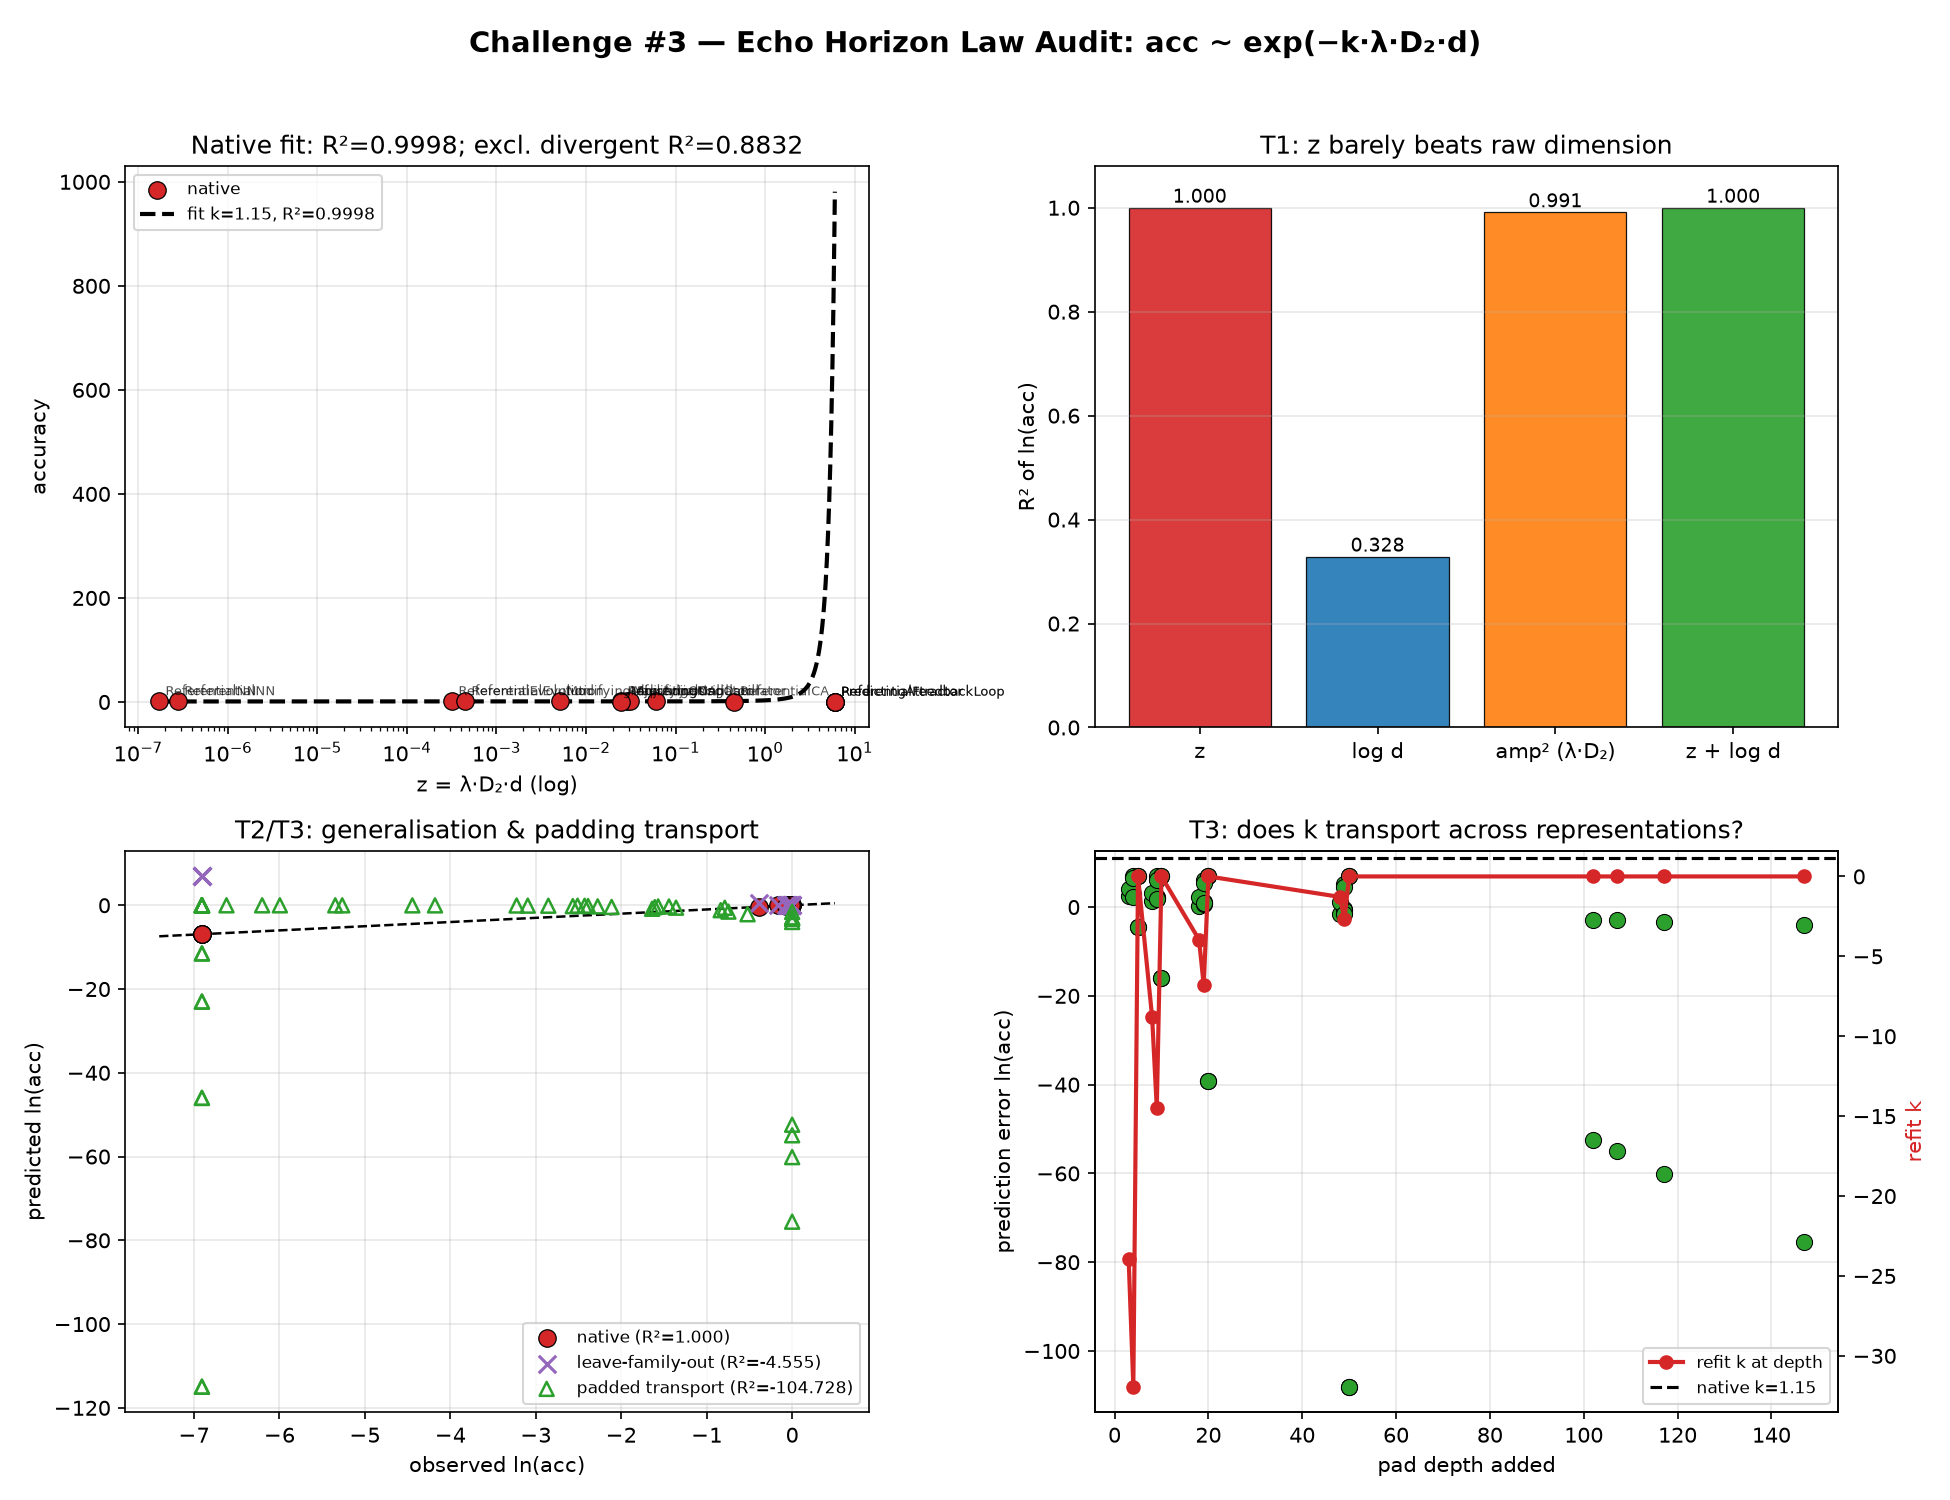

Generate this figure with Python:
#!/usr/bin/env python3
"""
Challenge #3 — Audit of the Echo Horizon law  acc ~ exp(-k * lambda * D2 * d)
against the Challenge-#2 finding that z = lambda*D2*d is representation-dependent
and that lambda*D2 is a single amplitude factor (r=0.995).

Tests:
  T1  Dominance: how much of ln(acc) ~ z variance is explained by z alone vs
      dimension d alone vs amplitude proxy (already z proxies amplitude^2*d)?
      -> partial correlations, and fits: z-model vs log(d)-model vs amplitude^2*d model.
  T2  Leverage: refit excluding the 4 divergent systems (acc clipped ~0, states~1e304)
      and leave-one-family-out CV.
  T3  Padding transport: take padded metrics (z' under noise padding) from
      padding_test_results.json; keep fitted k from native fit; test calibration of
      ln(acc) predicted from z'. Does one k fit all paddings?

Outputs: challenge3_law_audit.png, challenge3_law_audit.json
"""
import json
import numpy as np
import matplotlib
matplotlib.use('Agg')
import matplotlib.pyplot as plt
from scipy.stats import spearmanr, pearsonr

EPS = 1e-3

def load_rows(path='self_referential_metrics.json'):
    raw = json.load(open(path))
    rows = []
    for name, m in raw.items():
        try:
            lam = float(m['lyapunov']); cdim = float(m['correlation_dim'])
            sdim = float(m['state_dim']); acc = float(m['self_prediction_accuracy'])
        except (KeyError, TypeError, ValueError):
            continue
        if all(np.isfinite([lam, cdim, sdim, acc])):
            rows.append(dict(name=name, lam=lam, D2=cdim, d=sdim, acc=acc))
    return rows

def fit(y, X):
    beta, *_ = np.linalg.lstsq(X, y, rcond=None)
    yhat = X @ beta
    ss_res = np.sum((y - yhat) ** 2); ss_tot = np.sum((y - y.mean()) ** 2)
    r2 = 1 - ss_res / ss_tot if ss_tot > 0 else float('nan')
    return beta, yhat, r2

def r2_of(y, yhat):
    ss_res = np.sum((y - yhat) ** 2); ss_tot = np.sum((y - y.mean()) ** 2)
    return 1 - ss_res / ss_tot if ss_tot > 0 else float('nan')

def main():
    rows = load_rows()
    n = len(rows)
    lam = np.array([r['lam'] for r in rows])
    D2 = np.array([r['D2'] for r in rows])
    d = np.array([r['d'] for r in rows])
    acc = np.array([r['acc'] for r in rows])
    y = np.log(np.clip(acc, EPS, 1.0))
    z = lam * D2 * d
    amp2d = lam * D2  # amplitude-proxy^2 without dimension (lam~D2 r=0.995 -> amp^2~lam*D2)
    ones = np.ones(n)

    results = {}

    # ---------- T1: dominance / partial correlations ----------
    r_yz = pearsonr(y, np.log(z + 1e-12))
    r_yd = pearsonr(y, np.log(d))
    r_yzd = pearsonr(np.log(z + 1e-12), np.log(d))
    # partial corr(y, z | d)
    pz = np.log(z + 1e-12); pd = np.log(d)
    def resid(a, b):
        X = np.vstack([b, ones]).T
        beta, *_ = np.linalg.lstsq(X, a, rcond=None)
        return a - X @ beta
    r_yz_d = pearsonr(resid(y, pd), resid(pz, pd))
    r_yd_z = pearsonr(resid(y, pz), resid(pd, pz))

    # fits: M_z (k*z+b), M_d (-c*log d + b), M_amp (k'*amp2d+b), M_add
    bz, yhatz, r2_z = fit(y, np.vstack([-z, ones]).T)
    bd, yhatd, r2_d = fit(y, np.vstack([-np.log(d), ones]).T)
    ba, yhata, r2_a = fit(y, np.vstack([-amp2d, ones]).T)
    badd, yhatadd, r2_add = fit(y, np.vstack([-z, -np.log(d), ones]).T)

    results['T1'] = dict(
        pearson_y_z=[float(r_yz.statistic), float(r_yz.pvalue)],
        pearson_y_logd=[float(r_yd.statistic), float(r_yd.pvalue)],
        pearson_z_logd=[float(r_yzd.statistic), float(r_yzd.pvalue)],
        partial_corr_y_z_given_logd=[float(r_yz_d.statistic), float(r_yz_d.pvalue)],
        partial_corr_y_logd_given_z=[float(r_yd_z.statistic), float(r_yd_z.pvalue)],
        r2_z=float(r2_z), r2_logd=float(r2_d), r2_amp2_only=float(r2_a),
        r2_z_plus_logd=float(r2_add),
        k_z=float(bz[0]), intercept_z=float(bz[1]),
    )
    print('T1: r2(z)=%.4f  r2(log d)=%.4f  r2(amp^2 only)=%.4f  r2(z+log d)=%.4f'
          % (r2_z, r2_d, r2_a, r2_add))
    print('    partial r(y,z|log d)=%.3f (p=%.2g) ; partial r(y,log d|z)=%.3f (p=%.2g)'
          % (r_yz_d.statistic, r_yz_d.pvalue, r_yd_z.statistic, r_yd_z.pvalue))
    print('    r(log z, log d)=%.3f -> z and d are entangled' % r_yzd.statistic)

    # ---------- T2: leverage & leave-one-family-out ----------
    divergent = [i for i, r in enumerate(rows)
                 if r['name'].split('_')[0] in
                 ('SelfPredictingAttractor', 'SelfReferentialFeedbackLoop')]
    keep = [i for i in range(n) if i not in divergent]
    bz2, yhatz2, r2_z2 = fit(y[keep], np.vstack([-z[keep], ones[keep]]).T)
    yhat_full_sub = bz2[0] * z[keep] + bz2[1]
    # leave-one-family-out CV for the z-model
    fams = np.array([r['name'].rsplit('_', 1)[0] for r in rows])
    loo_preds = np.full(n, np.nan)
    for f in np.unique(fams):
        te = np.where(fams == f)[0]
        tr = np.where(fams != f)[0]
        b, _, _ = fit(y[tr], np.vstack([-z[tr], ones[tr]]).T)
        loo_preds[te] = b[0] * z[te] + b[1]
    valid = np.isfinite(loo_preds)
    loo_r2 = r2_of(y[valid], loo_preds[valid])
    loo_rmse = float(np.sqrt(np.mean((y[valid] - loo_preds[valid]) ** 2)))
    # same LOO for log-d model for comparison
    loo_d = np.full(n, np.nan)
    for f in np.unique(fams):
        te = np.where(fams == f)[0]; tr = np.where(fams != f)[0]
        b, _, _ = fit(y[tr], np.vstack([-np.log(d[tr]), ones[tr]]).T)
        loo_d[te] = b[0] * np.log(d[te]) + b[1]
    v2 = np.isfinite(loo_d)
    loo_d_r2 = r2_of(y[v2], loo_d[v2])

    results['T2'] = dict(
        n_divergent=len(divergent),
        r2_z_all=float(r2_z), r2_z_excl_divergent=float(r2_z2),
        k_excl=float(bz2[0]),
        loo_family_r2_z=float(loo_r2), loo_family_rmse_z=loo_rmse,
        loo_family_r2_logd=float(loo_d_r2),
    )
    print('T2: r2 z: all=%.4f, excl divergent=%.4f (k %.4g -> %.4g)'
          % (r2_z, r2_z2, bz[0], bz2[0]))
    print('    leave-one-family-out R2: z-model=%.4f  logd-model=%.4f'
          % (loo_r2, loo_d_r2))

    # ---------- T3: padding transport ----------
    pad = json.load(open('padding_test_results.json'))['per_system']
    k0, b0 = bz[0], bz[1]  # native fit
    records = []
    for name, info in pad.items():
        # need native acc for this system
        if name not in [r['name'] for r in rows]:
            continue
        idx = [r['name'] for r in rows].index(name)
        for v in info['variants']:
            if v['mode'] != 'noise':
                continue
            if not np.isfinite(v['z']) or v['z'] <= 0:
                continue
            zp = v['z']
            # NOTE: 'A' padded is available; use padded accuracy as target
            accp = v['A']
            if not np.isfinite(accp) or accp <= 0:
                continue
            yobs = np.log(np.clip(accp, EPS, 1.0))
            ypred = k0 * (-zp) + b0  # ln acc = -k z + b  (k0>0)
            records.append(dict(name=name, d=v['d'], z=zp, yobs=float(yobs),
                                ypred=float(ypred)))
    if records:
        yobs = np.array([r['yobs'] for r in records])
        ypred = np.array([r['ypred'] for r in records])
        trans_r2 = r2_of(yobs, ypred)
        trans_rmse = float(np.sqrt(np.mean((yobs - ypred) ** 2)))
        # native-only baseline rmse
        nat_rmse = float(np.sqrt(np.mean((y - yhatz) ** 2)))
        # per-padding best k (re-fit k at each pad depth to see if k drifts)
        depths = sorted(set(r['d'] for r in records))
        k_by_depth = {}
        for dd in depths:
            sub = [r for r in records if r['d'] == dd]
            yy = np.array([r['yobs'] for r in sub]); zz = np.array([r['z'] for r in sub])
            b, _, _ = fit(yy, np.vstack([-zz, np.ones(len(yy))]).T)
            k_by_depth[dd] = float(b[0])
        results['T3'] = dict(
            n_padded_points=len(records), transport_r2=float(trans_r2),
            transport_rmse=trans_rmse, native_rmse=nat_rmse,
            k_native=float(k0), k_by_depth=k_by_depth,
        )
        print('T3: transport (native k applied to padded z): R2=%.4f, RMSE=%.3f '
              '(native in-sample RMSE=%.3f)' % (trans_r2, trans_rmse, nat_rmse))
        print('    refit k by pad depth:', {k: round(v, 3) for k, v in k_by_depth.items()})
    else:
        results['T3'] = dict(error='no finite padded records')
        print('T3: no finite records')

    # ---------- T4: within-family fits ----------
    # Hypothesis: the law is descriptive *within* families (each family its own
    # k,b) but does not transport *between* families (LOO failure in T2).
    # T4 refit (note: families have only 2-3 members, so within-family R2 is
    # degenerate for n=2; the informative quantity is slope consistency of k).
    fam_kb = {}
    for f in np.unique(fams):
        ii = np.where(fams == f)[0]
        if len(ii) < 2:
            continue
        b, yh, r2f = fit(y[ii], np.vstack([-z[ii], np.ones(len(ii))]).T)
        fam_kb[f] = [float(b[0]), float(b[1]), int(len(ii))]
    ks = [v[0] for v in fam_kb.values()]
    bs = [v[1] for v in fam_kb.values()]
    results['T4'] = dict(per_family_k_b_n=fam_kb,
                         k_mean=float(np.mean(ks)), k_std=float(np.std(ks)),
                         k_cv=float(np.std(ks) / abs(np.mean(ks))) if np.mean(ks) else float('inf'),
                         b_spread=[float(np.min(bs)), float(np.max(bs))])
    print('T4: per-family k (ln acc slope vs z): mean=%.4g std=%.4g cv=%.3f ; b in [%.3g, %.3g]'
          % (np.mean(ks), np.std(ks), np.std(ks) / abs(np.mean(ks)) if np.mean(ks) else float('inf'),
             min(bs), max(bs)))
    for f, v in sorted(fam_kb.items()):
        print('      %-45s k=%.4g b=%.4g n=%d' % (f, v[0], v[1], v[2]))

    # ---------- figure ----------
    fig, axes = plt.subplots(2, 2, figsize=(13, 10))
    fig.suptitle('Challenge #3 — Echo Horizon Law Audit: acc ~ exp(−k·λ·D₂·d)',
                 fontsize=14, fontweight='bold')

    ax = axes[0, 0]
    ax.scatter(z, acc, s=70, c='#d62728', edgecolors='k', lw=0.6, zorder=3, label='native')
    xs = np.linspace(z.min(), z.max(), 200)
    ax.plot(xs, np.exp(np.clip(bz[0] * xs + bz[1], -700, 700)), 'k--', lw=2,
            label=f'fit k={bz[0]:.4g}, R²={r2_z:.4f}')
    for r_, zv in zip(rows, z):
        ax.annotate(r_['name'].split('_')[0].replace('Self', ''), (zv, r_['acc']),
                    fontsize=6, alpha=0.7, xytext=(3, 3), textcoords='offset points')
    ax.set_xscale('log'); ax.set_xlabel('z = λ·D₂·d (log)'); ax.set_ylabel('accuracy')
    ax.set_title(f'Native fit: R²={r2_z:.4f}; excl. divergent R²={r2_z2:.4f}')
    ax.legend(fontsize=8); ax.grid(alpha=0.3)

    ax = axes[0, 1]
    names = ['z', 'log d', 'amp² (λ·D₂)', 'z + log d']
    r2s = [r2_z, r2_d, r2_a, r2_add]
    cols = ['#d62728', '#1f77b4', '#ff7f0e', '#2ca02c']
    ax.bar(names, r2s, color=cols, edgecolor='k', lw=0.6, alpha=0.9)
    for i, v in enumerate(r2s):
        ax.text(i, v + 0.01, f'{v:.3f}', ha='center', fontsize=9)
    ax.set_ylim(0, 1.08); ax.set_ylabel('R² of ln(acc)')
    ax.set_title('T1: z barely beats raw dimension')
    ax.grid(alpha=0.3, axis='y')

    ax = axes[1, 0]
    ax.scatter(y, yhatz, s=70, c='#d62728', edgecolors='k', lw=0.6, zorder=3,
               label=f'native (R²={r2_z:.3f})')
    ax.scatter(y, loo_preds, s=70, marker='x', c='#9467bd', lw=1.5, zorder=3,
               label=f'leave-family-out (R²={loo_r2:.3f})')
    if records:
        ax.scatter(yobs, ypred, s=45, marker='^', facecolors='none',
                   edgecolors='#2ca02c', lw=1.2, zorder=3,
                   label=f'padded transport (R²={trans_r2:.3f})')
    lim = [y.min() - 0.5, y.max() + 0.5]
    ax.plot(lim, lim, 'k--', lw=1.2)
    ax.set_xlabel('observed ln(acc)'); ax.set_ylabel('predicted ln(acc)')
    ax.set_title('T2/T3: generalisation & padding transport')
    ax.legend(fontsize=8); ax.grid(alpha=0.3)

    ax = axes[1, 1]
    if records:
        dd = [r['d'] for r in records]
        err = [r['ypred'] - r['yobs'] for r in records]
        ax.scatter(dd, err, s=60, c='#2ca02c', edgecolors='k', lw=0.5, zorder=3)
        depths = sorted(set(dd))
        kv = [k_by_depth.get(x, np.nan) for x in depths]
        ax.set_xlabel('pad depth added'); ax.set_ylabel('prediction error ln(acc)')
        ax2 = ax.twinx()
        ax2.plot(depths, kv, 'o-', c='#d62728', lw=2, label='refit k at depth')
        ax2.axhline(k0, color='k', ls='--', lw=1.5, label=f'native k={k0:.3g}')
        ax2.set_ylabel('refit k', color='#d62728'); ax2.legend(fontsize=8)
        ax.set_title('T3: does k transport across representations?')
    else:
        ax.text(0.5, 0.5, 'no padded records', ha='center', va='center')
        ax.set_title('T3')
    ax.grid(alpha=0.3)

    fig.tight_layout(rect=[0, 0, 1, 0.96])
    fig.savefig('challenge3_law_audit.png', dpi=150)
    json.dump(results, open('challenge3_law_audit.json', 'w'), indent=2)
    print('saved challenge3_law_audit.png / .json')

if __name__ == '__main__':
    main()
